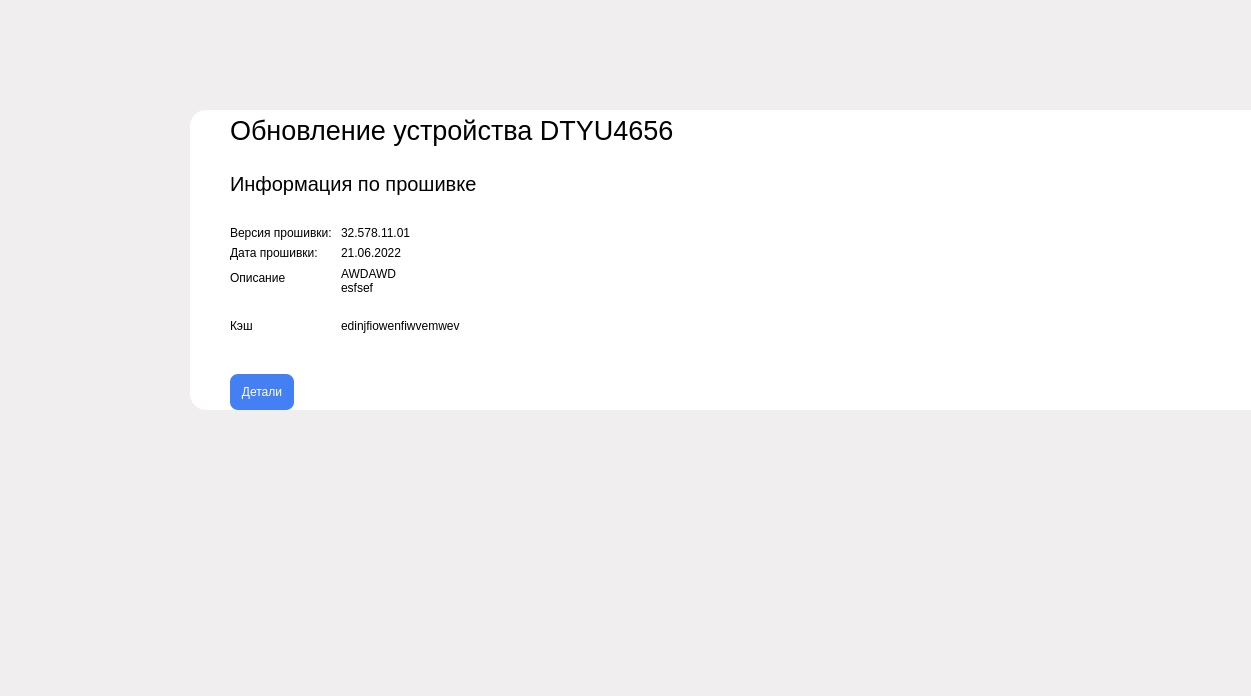
<?xml version="1.0" encoding="UTF-8"?>
<ui version="4.0">
 <class>MainScreen</class>
 <widget class="QWidget" name="MainScreen">
  <property name="geometry">
   <rect>
    <x>0</x>
    <y>0</y>
    <width>1251</width>
    <height>696</height>
   </rect>
  </property>
  <property name="windowTitle">
   <string>Form</string>
  </property>
  <property name="styleSheet">
   <string notr="true">background-color: rgba(240, 238, 238, 1);
</string>
  </property>
  <widget class="QLabel" name="lPanel">
   <property name="geometry">
    <rect>
     <x>0</x>
     <y>0</y>
     <width>82</width>
     <height>1000</height>
    </rect>
   </property>
   <property name="sizePolicy">
    <sizepolicy hsizetype="Fixed" vsizetype="Preferred">
     <horstretch>0</horstretch>
     <verstretch>0</verstretch>
    </sizepolicy>
   </property>
   <property name="minimumSize">
    <size>
     <width>30</width>
     <height>1000</height>
    </size>
   </property>
   <property name="text">
    <string/>
   </property>
   <property name="pixmap">
    <pixmap resource="resources.qrc">:/panel/res/lPanel.jpg</pixmap>
   </property>
  </widget>
  <widget class="QLabel" name="logo">
   <property name="geometry">
    <rect>
     <x>10</x>
     <y>40</y>
     <width>61</width>
     <height>61</height>
    </rect>
   </property>
   <property name="autoFillBackground">
    <bool>false</bool>
   </property>
   <property name="styleSheet">
    <string notr="true">background-color: rgb(200, 200, 200, 0)</string>
   </property>
   <property name="text">
    <string/>
   </property>
   <property name="pixmap">
    <pixmap resource="resources.qrc">:/panel/res/logo.png</pixmap>
   </property>
  </widget>
  <widget class="QWidget" name="widgetBackground" native="true">
   <property name="geometry">
    <rect>
     <x>190</x>
     <y>110</y>
     <width>1261</width>
     <height>300</height>
    </rect>
   </property>
   <property name="minimumSize">
    <size>
     <width>0</width>
     <height>300</height>
    </size>
   </property>
   <property name="maximumSize">
    <size>
     <width>16777215</width>
     <height>350</height>
    </size>
   </property>
   <property name="styleSheet">
    <string notr="true">background-color: rgba(255, 255, 255, 1);
;
border-radius: 16px;</string>
   </property>
   <layout class="QGridLayout" name="gridLayout">
    <item row="2" column="1">
     <widget class="QPushButton" name="details_button">
      <property name="enabled">
       <bool>true</bool>
      </property>
      <property name="sizePolicy">
       <sizepolicy hsizetype="Fixed" vsizetype="Fixed">
        <horstretch>0</horstretch>
        <verstretch>0</verstretch>
       </sizepolicy>
      </property>
      <property name="minimumSize">
       <size>
        <width>32</width>
        <height>36</height>
       </size>
      </property>
      <property name="maximumSize">
       <size>
        <width>64</width>
        <height>36</height>
       </size>
      </property>
      <property name="font">
       <font>
        <italic>false</italic>
       </font>
      </property>
      <property name="layoutDirection">
       <enum>Qt::LeftToRight</enum>
      </property>
      <property name="autoFillBackground">
       <bool>false</bool>
      </property>
      <property name="styleSheet">
       <string notr="true">background-color: rgb(68, 128, 243);
color: white;
border-radius: 8px;                     



</string>
      </property>
      <property name="text">
       <string>Детали</string>
      </property>
      <property name="autoDefault">
       <bool>false</bool>
      </property>
      <property name="default">
       <bool>false</bool>
      </property>
      <property name="flat">
       <bool>false</bool>
      </property>
     </widget>
    </item>
    <item row="0" column="1" colspan="2">
     <widget class="QLabel" name="name">
      <property name="sizePolicy">
       <sizepolicy hsizetype="Expanding" vsizetype="Preferred">
        <horstretch>0</horstretch>
        <verstretch>0</verstretch>
       </sizepolicy>
      </property>
      <property name="minimumSize">
       <size>
        <width>423</width>
        <height>25</height>
       </size>
      </property>
      <property name="maximumSize">
       <size>
        <width>16777215</width>
        <height>40</height>
       </size>
      </property>
      <property name="font">
       <font>
        <family>Ubuntu</family>
        <pointsize>20</pointsize>
        <weight>50</weight>
        <italic>false</italic>
        <bold>false</bold>
       </font>
      </property>
      <property name="text">
       <string>Обновление устройства DTYU4656</string>
      </property>
     </widget>
    </item>
    <item row="1" column="1" colspan="2">
     <widget class="QFrame" name="frame">
      <property name="frameShape">
       <enum>QFrame::StyledPanel</enum>
      </property>
      <property name="frameShadow">
       <enum>QFrame::Raised</enum>
      </property>
      <widget class="QWidget" name="">
       <property name="geometry">
        <rect>
         <x>0</x>
         <y>70</y>
         <width>998</width>
         <height>107</height>
        </rect>
       </property>
       <layout class="QFormLayout" name="formLayout_3">
        <item row="0" column="0">
         <widget class="QLabel" name="label_version">
          <property name="text">
           <string>Версия прошивки: </string>
          </property>
         </widget>
        </item>
        <item row="0" column="1">
         <widget class="QLabel" name="version_info">
          <property name="text">
           <string>32.578.11.01</string>
          </property>
         </widget>
        </item>
        <item row="1" column="0">
         <widget class="QLabel" name="label_dat">
          <property name="text">
           <string>Дата прошивки:</string>
          </property>
         </widget>
        </item>
        <item row="1" column="1">
         <widget class="QLabel" name="dat_info">
          <property name="text">
           <string>21.06.2022</string>
          </property>
         </widget>
        </item>
        <item row="2" column="0">
         <widget class="QLabel" name="label_description">
          <property name="text">
           <string>Описание</string>
          </property>
         </widget>
        </item>
        <item row="2" column="1">
         <widget class="QLabel" name="about_info">
          <property name="minimumSize">
           <size>
            <width>0</width>
            <height>30</height>
           </size>
          </property>
          <property name="maximumSize">
           <size>
            <width>300</width>
            <height>16777215</height>
           </size>
          </property>
          <property name="text">
           <string>AWDAWD
esfsef</string>
          </property>
          <property name="wordWrap">
           <bool>true</bool>
          </property>
         </widget>
        </item>
        <item row="4" column="0">
         <widget class="QLabel" name="label_hash">
          <property name="text">
           <string>Кэш</string>
          </property>
         </widget>
        </item>
        <item row="4" column="1">
         <widget class="QLabel" name="hash_info">
          <property name="text">
           <string>edinjfiowenfiwvemwev</string>
          </property>
         </widget>
        </item>
        <item row="3" column="1">
         <spacer name="verticalSpacer">
          <property name="orientation">
           <enum>Qt::Vertical</enum>
          </property>
          <property name="sizeHint" stdset="0">
           <size>
            <width>20</width>
            <height>40</height>
           </size>
          </property>
         </spacer>
        </item>
       </layout>
      </widget>
      <widget class="QLabel" name="label_info">
       <property name="geometry">
        <rect>
         <x>0</x>
         <y>-10</y>
         <width>1033</width>
         <height>76</height>
        </rect>
       </property>
       <property name="minimumSize">
        <size>
         <width>233</width>
         <height>25</height>
        </size>
       </property>
       <property name="font">
        <font>
         <pointsize>15</pointsize>
        </font>
       </property>
       <property name="text">
        <string>Информация по прошивке</string>
       </property>
      </widget>
     </widget>
    </item>
    <item row="2" column="0">
     <spacer name="horizontalSpacer">
      <property name="orientation">
       <enum>Qt::Horizontal</enum>
      </property>
      <property name="sizeType">
       <enum>QSizePolicy::Fixed</enum>
      </property>
      <property name="sizeHint" stdset="0">
       <size>
        <width>40</width>
        <height>20</height>
       </size>
      </property>
     </spacer>
    </item>
    <item row="1" column="0">
     <spacer name="horizontalSpacer_2">
      <property name="orientation">
       <enum>Qt::Horizontal</enum>
      </property>
      <property name="sizeType">
       <enum>QSizePolicy::Fixed</enum>
      </property>
      <property name="sizeHint" stdset="0">
       <size>
        <width>10</width>
        <height>20</height>
       </size>
      </property>
     </spacer>
    </item>
    <item row="0" column="0">
     <spacer name="horizontalSpacer_3">
      <property name="orientation">
       <enum>Qt::Horizontal</enum>
      </property>
      <property name="sizeType">
       <enum>QSizePolicy::Fixed</enum>
      </property>
      <property name="sizeHint" stdset="0">
       <size>
        <width>10</width>
        <height>20</height>
       </size>
      </property>
     </spacer>
    </item>
   </layout>
  </widget>
  <zorder>lPanel</zorder>
  <zorder>widgetBackground</zorder>
  <zorder>logo</zorder>
 </widget>
 <resources>
  <include location="resources.qrc"/>
 </resources>
 <connections/>
</ui>
